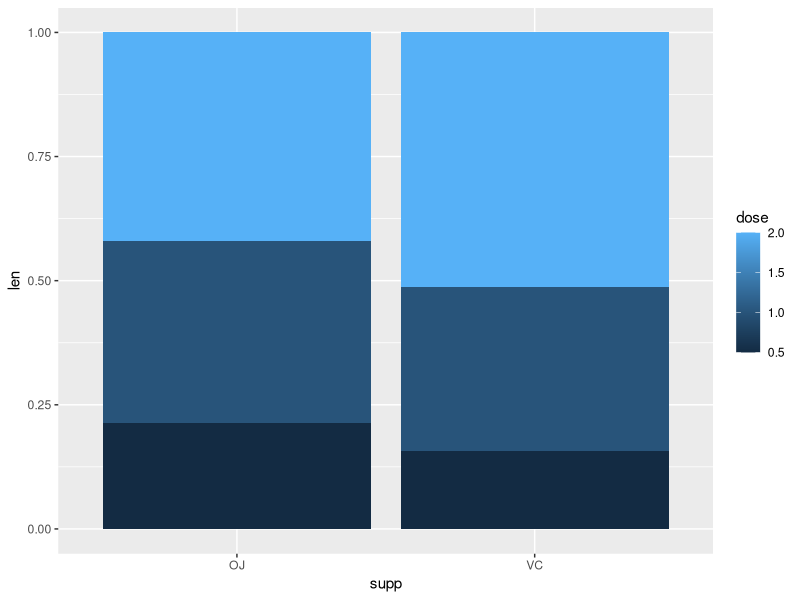

Write R code to recreate this figure.
library(ggplot2)


# Aca hago un grafico

ggplot(data = ToothGrowth, aes( x = supp, y = len, fill = dose) ) +
#<<<<<<< HEAD
  geom_col(position = "fill")
#=======
#  geom_col(position = "stack")
#>>>>>>> 24bfeb9169adc0a48f7bd0a47a2b768dcc21d0b7
